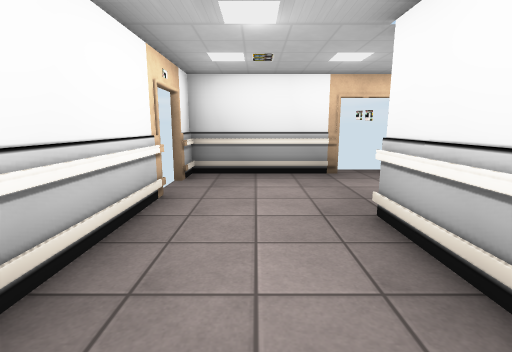
View 1 (above)

15 first-person views from a walk through a scene from a Unity 3-D project. The camera is 1.3 m above the floor, tilts 10° down and sees 85° across. Doors are open. The floor is counted in squares, 1 m on a side. Each view is taken from the middle of a square. On the plan, view 1 faces up. The plan holds only what a view shows up to about 13 squares ahead; the rest is blank. The player is left out. Some surface patterns are stand-ins.

View 2
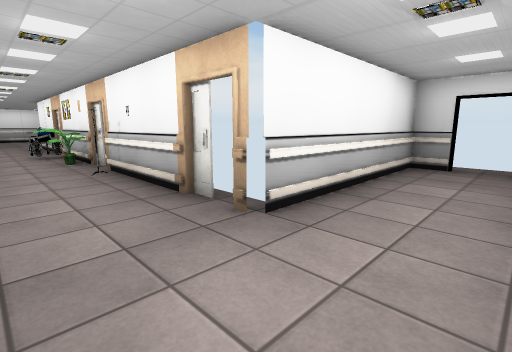

View 3
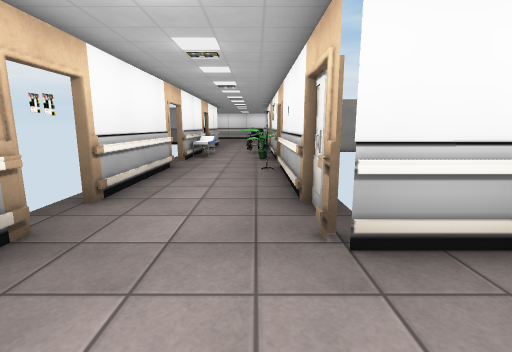

View 4
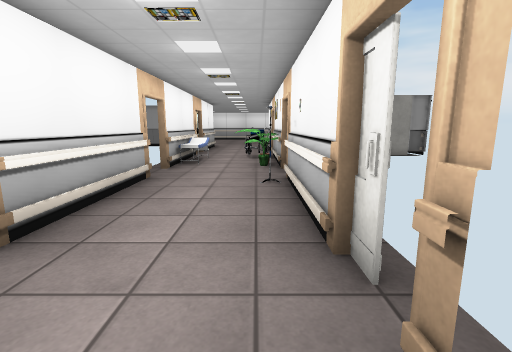

View 5
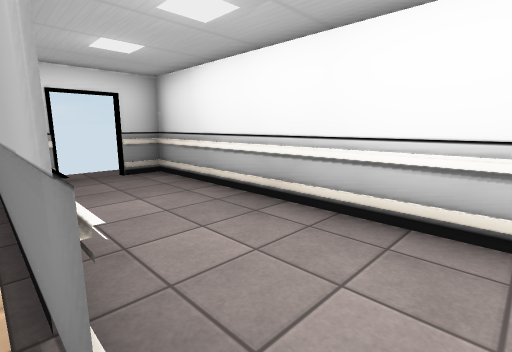

View 6
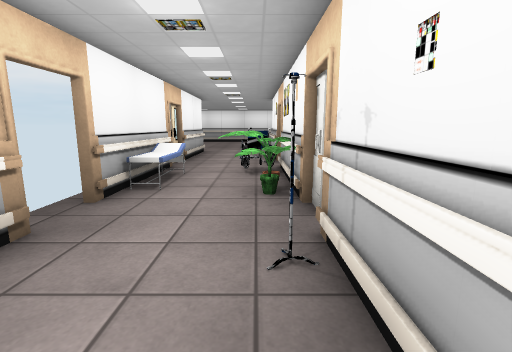

View 7
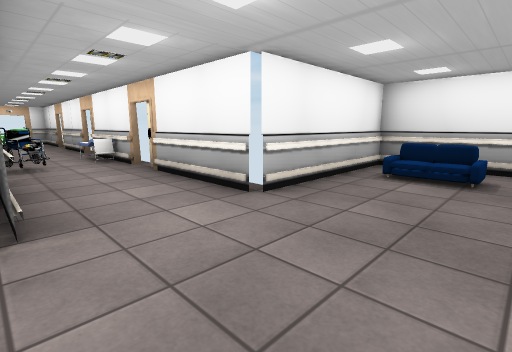

View 8
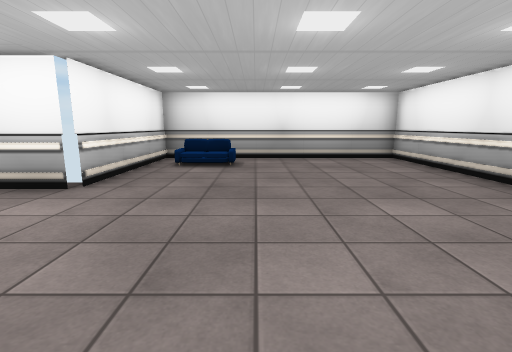

View 9
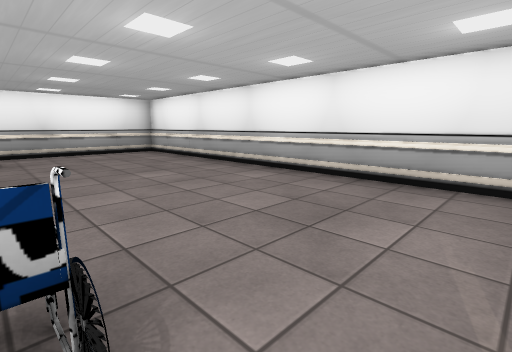

View 10
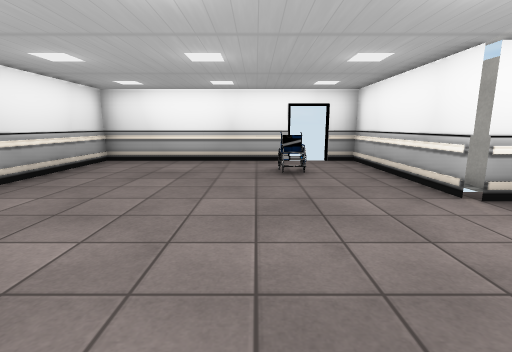

View 11
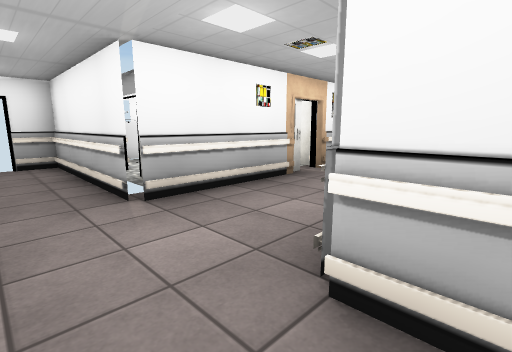

View 12
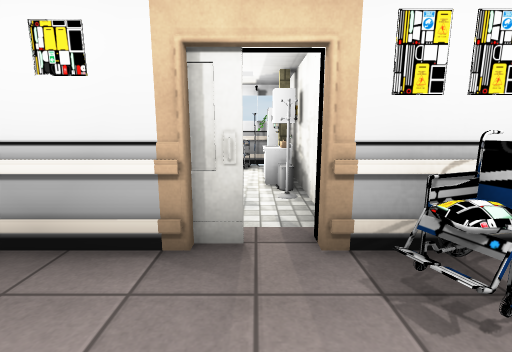

View 13
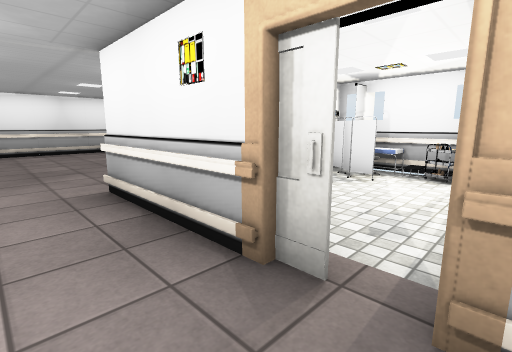

View 14
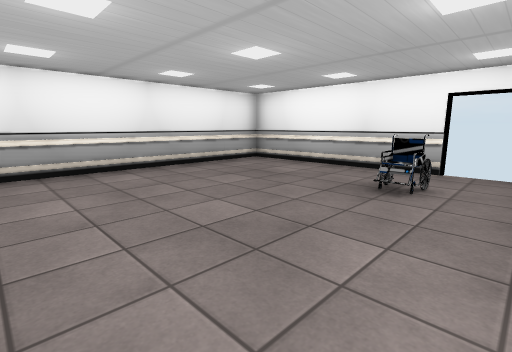

View 15
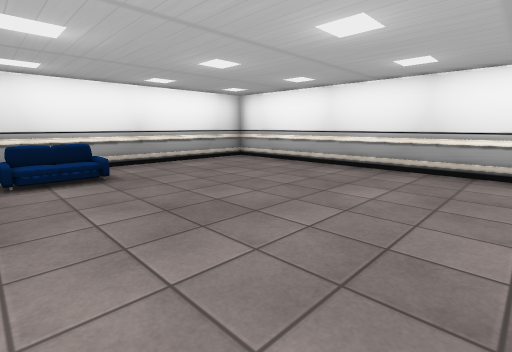

### Floor plan
Ten units are one square. View 1 is at (0, 0); x grows to the right and y downward. Boxes are objects, and circles mark ways between rooms. Rooms are numbered by the first view taken in them; rooms with no view inside come last. Other rooms are left out.
<svg viewBox="-25 -143 328 178">
<path fill="none" stroke="#000" d="M31 -42 84 -42M24 -78 -18 -78 -18 -66M91 -42 143 -42M84 -78 36 -78M-18 -54 -18 29 -8 29M6 29 18 29 18 -42 24 -42M126 -78 96 -78M194 -42 202 -42 202 18 213 18M226 18 298 18 298 -138 202 -138 202 -78 156 -78M158 -80 151 -80M151 -42 166 -42M143 -78 126 -78M145 29 169 29"/>
<rect x="25" y="-85" width="10" height="10" fill="#bbb"><title>other object</title></rect>
<rect x="75" y="-55" width="10" height="10" fill="#bbb"><title>other object</title></rect>
<rect x="105" y="-55" width="10" height="10" fill="#bbb"><title>other object</title></rect>
<rect x="125" y="-55" width="10" height="10" fill="#bbb"><title>other object</title></rect>
<rect x="125" y="-65" width="10" height="10" fill="#bbb"><title>other object</title></rect>
<rect x="125" y="-75" width="10" height="10" fill="#bbb"><title>other object</title></rect>
<rect x="135" y="-5" width="10" height="10" fill="#bbb"><title>other object</title></rect>
<rect x="135" y="-15" width="10" height="10" fill="#bbb"><title>other object</title></rect>
<rect x="135" y="-25" width="10" height="10" fill="#bbb"><title>other object</title></rect>
<rect x="145" y="-15" width="10" height="20" fill="#bbb"><title>other object</title></rect>
<rect x="155" y="15" width="10" height="10" fill="#bbb"><title>other object</title></rect>
<rect x="165" y="5" width="20" height="10" fill="#bbb"><title>other object</title></rect>
<rect x="165" y="-25" width="10" height="10" fill="#bbb"><title>other object</title></rect>
<rect x="215" y="-125" width="10" height="10" fill="#bbb"><title>other object</title></rect>
<rect x="225" y="-15" width="10" height="10" fill="#bbb"><title>other object</title></rect>
<circle cx="130" cy="-53" r="3" fill="#2a7"/>
<text x="40" y="-50">1</text>
<text x="230" y="-50">2</text>
</svg>
Room 1 opens to room 2.

Where each view was taken, in squares from view 1:
view 1: 0 up, 0 right, facing up
view 2: 7 up, 1 left, facing down-right
view 3: 5 up, 1 left, facing right
view 4: 5 up, 1 right, facing right
view 5: 5 up, 2 right, facing down-left
view 6: 5 up, 5 right, facing right
view 7: 4 up, 24 right, facing up-left
view 8: 2 up, 24 right, facing up
view 9: 1 down, 23 right, facing up-right
view 10: 9 up, 24 right, facing down
view 11: 9 up, 22 right, facing down-left
view 12: 7 up, 15 right, facing down
view 13: 6 up, 14 right, facing down-right
view 14: 7 up, 21 right, facing down-right
view 15: 4 up, 21 right, facing up-right
